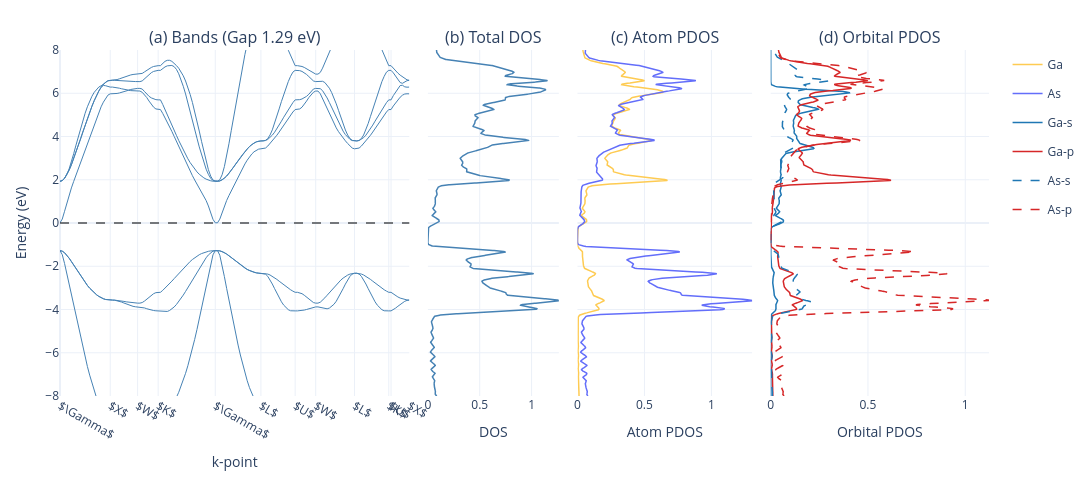

Notebook source saved alongside this figure:
### Code cell
atoms, _, _ = get_atoms('JVASP-1174')

task_bands_dos(atoms,model , out='demo').show()

### Figure 1 — Plotly figure (JSON) as saved in the notebook; plotly's stock layout.template omitted (floating-point values rounded to 4 significant figures; data arrays with more than 128 entries replaced by an {"elided": "..."} marker saying what was removed)
{"data": [{"hoverinfo": "y", "line": {"color": "steelblue", "width": 1}, "mode": "lines", "showlegend": false, "type": "scatter", "x": {"elided": "154 int values"}, "xaxis": "x", "y": {"elided": "154 float values"}, "yaxis": "y"}, {"hoverinfo": "y", "line": {"color": "steelblue", "width": 1}, "mode": "lines", "showlegend": false, "type": "scatter", "x": {"elided": "154 int values"}, "xaxis": "x", "y": {"elided": "154 float values"}, "yaxis": "y"}, {"hoverinfo": "y", "line": {"color": "steelblue", "width": 1}, "mode": "lines", "showlegend": false, "type": "scatter", "x": {"elided": "154 int values"}, "xaxis": "x", "y": {"elided": "154 float values"}, "yaxis": "y"}, {"hoverinfo": "y", "line": {"color": "steelblue", "width": 1}, "mode": "lines", "showlegend": false, "type": "scatter", "x": {"elided": "154 int values"}, "xaxis": "x", "y": {"elided": "154 float values"}, "yaxis": "y"}, {"hoverinfo": "y", "line": {"color": "steelblue", "width": 1}, "mode": "lines", "showlegend": false, "type": "scatter", "x": {"elided": "154 int values"}, "xaxis": "x", "y": {"elided": "154 float values"}, "yaxis": "y"}, {"hoverinfo": "y", "line": {"color": "steelblue", "width": 1}, "mode": "lines", "showlegend": false, "type": "scatter", "x": {"elided": "154 int values"}, "xaxis": "x", "y": {"elided": "154 float values"}, "yaxis": "y"}, {"hoverinfo": "y", "line": {"color": "steelblue", "width": 1}, "mode": "lines", "showlegend": false, "type": "scatter", "x": {"elided": "154 int values"}, "xaxis": "x", "y": {"elided": "154 float values"}, "yaxis": "y"}, {"hoverinfo": "y", "line": {"color": "steelblue", "width": 1}, "mode": "lines", "showlegend": false, "type": "scatter", "x": {"elided": "154 int values"}, "xaxis": "x", "y": {"elided": "154 float values"}, "yaxis": "y"}, {"line": {"color": "steelblue", "width": 1.5}, "mode": "lines", "name": "Total DOS", "showlegend": false, "type": "scatter", "x": {"elided": "5000 float values"}, "xaxis": "x2", "y": {"elided": "5000 float values"}, "yaxis": "y2"}, {"legendgroup": "Ga", "line": {"width": 1.5}, "mode": "lines", "name": "Ga", "type": "scatter", "x": {"elided": "1000 float values"}, "xaxis": "x3", "y": {"elided": "1000 float values"}, "yaxis": "y3"}, {"legendgroup": "As", "line": {"width": 1.5}, "mode": "lines", "name": "As", "type": "scatter", "x": {"elided": "1000 float values"}, "xaxis": "x3", "y": {"elided": "1000 float values"}, "yaxis": "y3"}, {"legendgroup": "Ga-s", "line": {"color": "#1f77b4", "dash": "solid", "width": 1.5}, "mode": "lines", "name": "Ga-s", "type": "scatter", "x": {"elided": "1000 float values"}, "xaxis": "x4", "y": {"elided": "1000 float values"}, "yaxis": "y4"}, {"legendgroup": "Ga-p", "line": {"color": "#d62728", "dash": "solid", "width": 1.5}, "mode": "lines", "name": "Ga-p", "type": "scatter", "x": {"elided": "1000 float values"}, "xaxis": "x4", "y": {"elided": "1000 float values"}, "yaxis": "y4"}, {"legendgroup": "As-s", "line": {"color": "#1f77b4", "dash": "dash", "width": 1.5}, "mode": "lines", "name": "As-s", "type": "scatter", "x": {"elided": "1000 float values"}, "xaxis": "x4", "y": {"elided": "1000 float values"}, "yaxis": "y4"}, {"legendgroup": "As-p", "line": {"color": "#d62728", "dash": "dash", "width": 1.5}, "mode": "lines", "name": "As-p", "type": "scatter", "x": {"elided": "1000 float values"}, "xaxis": "x4", "y": {"elided": "1000 float values"}, "yaxis": "y4"}], "layout": {"annotations": [{"font": {"size": 16}, "showarrow": false, "text": "(a) Bands (Gap 1.29 eV)", "x": 0.188, "xanchor": "center", "xref": "paper", "y": 1, "yanchor": "bottom", "yref": "paper"}, {"font": {"size": 16}, "showarrow": false, "text": "(b) Total DOS", "x": 0.4665, "xanchor": "center", "xref": "paper", "y": 1, "yanchor": "bottom", "yref": "paper"}, {"font": {"size": 16}, "showarrow": false, "text": "(c) Atom PDOS", "x": 0.651, "xanchor": "center", "xref": "paper", "y": 1, "yanchor": "bottom", "yref": "paper"}, {"font": {"size": 16}, "showarrow": false, "text": "(d) Orbital PDOS", "x": 0.8825, "xanchor": "center", "xref": "paper", "y": 1, "yanchor": "bottom", "yref": "paper"}], "font": {"size": 12}, "height": 480, "legend": {"orientation": "v", "x": 1.02, "y": 1}, "margin": {"b": 60, "l": 60, "r": 60, "t": 50}, "shapes": [{"line": {"color": "black", "dash": "dash"}, "opacity": 0.5, "type": "line", "x0": 0, "x1": 1, "xref": "x domain", "y0": 0, "y1": 0, "yref": "y"}], "width": 1300, "xaxis": {"anchor": "y", "domain": [0, 0.376], "tickmode": "array", "ticktext": ["$\\Gamma$", "$X$", "$W$", "$K$", "$\\Gamma$", "$L$", "$U$", "$W$", "$L$", "$K$", "$U$", "$X$"], "tickvals": [0, 22, 34, 43, 68, 88, 103, 112, 129, 144, 145, 153], "title": {"text": "k-point"}}, "xaxis2": {"anchor": "y2", "domain": [0.396, 0.537], "title": {"text": "DOS"}}, "xaxis3": {"anchor": "y3", "domain": [0.557, 0.745], "title": {"text": "Atom PDOS"}}, "xaxis4": {"anchor": "y4", "domain": [0.765, 1], "title": {"text": "Orbital PDOS"}}, "yaxis": {"anchor": "x", "domain": [0, 1], "range": [-8, 8], "title": {"text": "Energy (eV)"}}, "yaxis2": {"anchor": "x2", "domain": [0, 1], "matches": "y", "range": [-8, 8], "showticklabels": false}, "yaxis3": {"anchor": "x3", "domain": [0, 1], "matches": "y", "range": [-8, 8], "showticklabels": false}, "yaxis4": {"anchor": "x4", "domain": [0, 1], "matches": "y", "range": [-8, 8], "showticklabels": false}}}
